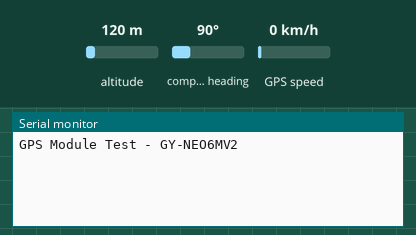
Simulated run of this sketch. Board: Arduino Uno, built with avr-gcc and run on an emulated ATmega328P. Shown: the last lines printed to the serial monitor. The inputs (shaded band) are chosen by the test bench; at power-on: altitude 120 m, compass heading 90°, GPS speed 0 km/h. The GPS gets a fix after 3 s at 37.7749, -122.4194 with 8 satellites.

Above: at 1.2 s.
1.3 s: altitude set to 20 m
At 3.8 s:
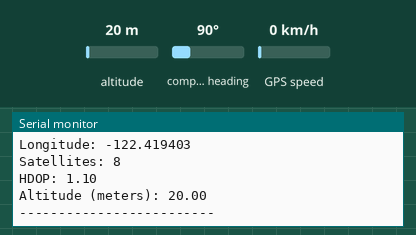
4.5 s: altitude set to 250 m
At 5.8 s:
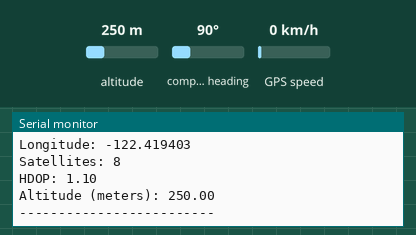

The sketch:

gps_module.ino
```cpp
#include <TinyGPS++.h>
#include <SoftwareSerial.h>

// GPS module TX -> Arduino pin 4
// GPS module RX -> Arduino pin 3
static const int RXPin = 4, TXPin = 3;
static const uint32_t GPSBaud = 9600;

// Create GPS and serial objects
TinyGPSPlus gps;
SoftwareSerial gpsSerial(RXPin, TXPin);

void setup()
{
  Serial.begin(115200);       // Serial Monitor
  gpsSerial.begin(GPSBaud);   // GPS module
  Serial.println(F("GPS Module Test - GY-NEO6MV2"));
}

void loop()
{
  // Check for GPS data
  while (gpsSerial.available() > 0)
  {
    gps.encode(gpsSerial.read());

    // If a valid location is found
    if (gps.location.isUpdated())
    {
      Serial.print(F("Latitude: "));
      Serial.println(gps.location.lat(), 6);

      Serial.print(F("Longitude: "));
      Serial.println(gps.location.lng(), 6);

      Serial.print(F("Satellites: "));
      Serial.println(gps.satellites.value());

      Serial.print(F("HDOP: "));
      Serial.println(gps.hdop.hdop());

      Serial.print(F("Altitude (meters): "));
      Serial.println(gps.altitude.meters());

      Serial.println(F("-------------------------"));
    }
  }
}
```

Measured:
- after the input at 1.3 s, the serial monitor: prints a new line after 1.7 s (image 1)
- after the input at 4.5 s, the serial monitor: prints a new line after 0.53 s (image 2)
